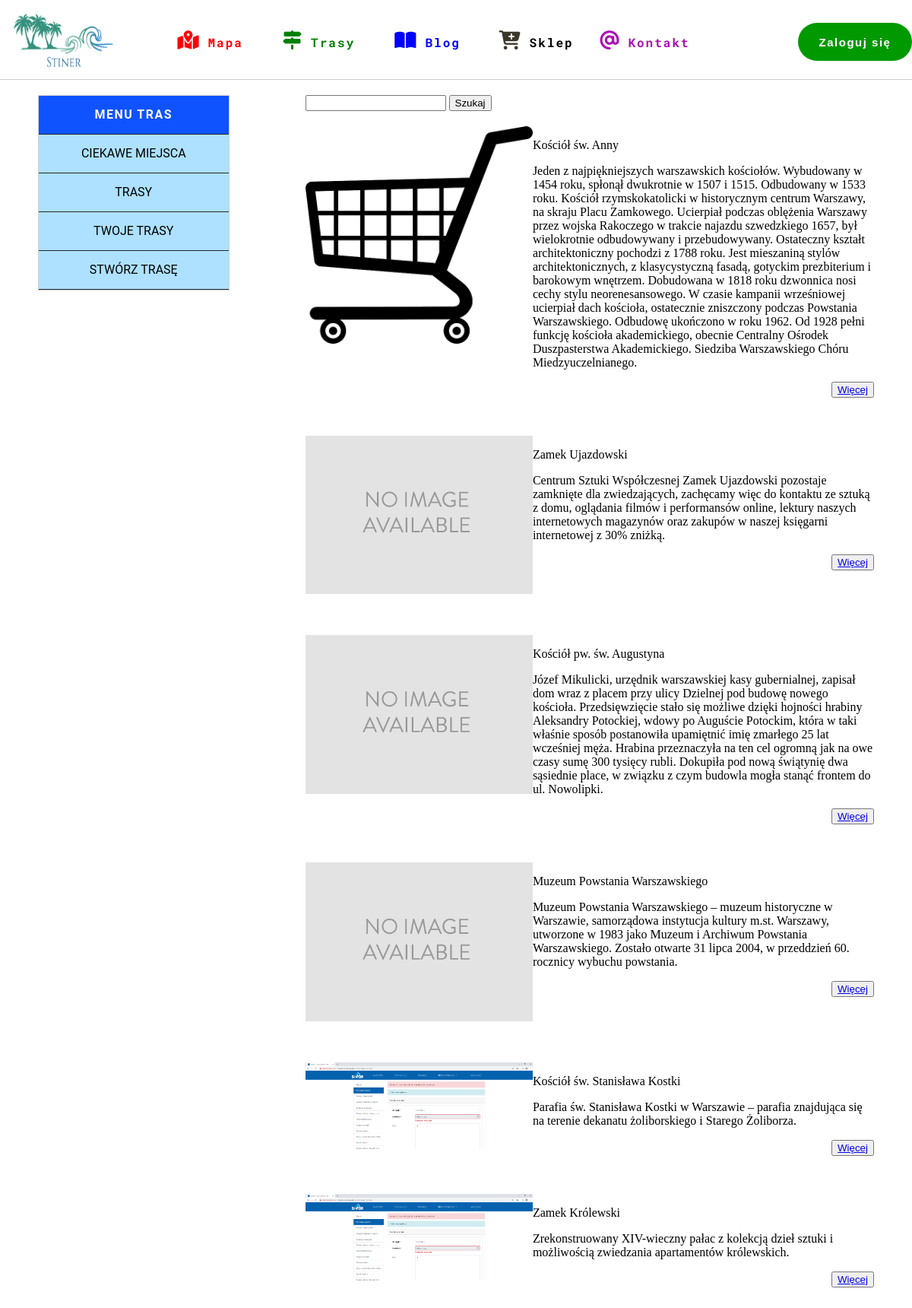
The app's page /trails/points/ with its own data.
### map/models.py (models this page shows, shortened)
class Point(models.Model):
    TYPE_POINT = (
        ('castle', 'Zamek'),
        ('church', 'Kościół')
    )
    name = models.CharField(max_length=30)
    coordinateX = models.DecimalField(max_length=30, decimal_places=5, max_digits=100)
    coordinateY = models.DecimalField(max_length=30, decimal_places=5, max_digits=100)
    image = models.ImageField(upload_to='media/img_point/%Y/%m%d')
    descriptions = models.TextField()
    type = models.CharField(max_length=10, choices=TYPE_POINT)
    trails = models.ManyToManyField(Trail, blank=True)

### trails/views.py (the view)
# urls.py: path('points/', views.PointsListView.as_view(), name='points'),
class PointsListView(ListView):
    template_name = 'points/points.html'
    list = Point.objects.all()
    def get(self, request, *args, **kwargs):
        template_name = 'points/points.html'
        query = request.GET.get('search')
        if query:
            self.list = self.list.filter(name__contains=query)
        return render(request, template_name,
                      {'list': self.list})

### trails/templates/points/points.html
{% extends 'base_trail.html' %}
{% block content %}
    <div class="search_points">
        <form action="" method="GET">
            <input type="text" name="search">
            <button class="search">Szukaj</button>
        </form>
    </div>
    {% for element in list %}
        <div class="point">
            <div class="image_point"><img src="{{element.image.url}}" alt=""></div>
            <div class="point_descriptions">
                <p>{{element.name}}</p>
                <p>{{element.descriptions}}</p>
                 <div class="point_descriptions_more"><button><a href="{% url 'trails:point_detail' element.id %}">Więcej</a></button></div>
            </div>
        </div>
    {% endfor %}
{% endblock %}

### map/static/css/style.css (style rules this page uses)
html, body { width: 100%;height: 100%;margin: 0;padding: 0; }

### map/static/css/style_trail.css (style rules this page uses)
div.point { margin: 20px 0 50px 0; display: flex; }
div.point div.image_point { width:40%; height: 50%; }
div.point div.image_point img { width:100%; height:100%; }
div.point div.point_descriptions { width:60%; height:100%; justify-content: space-between; }
div.point div.point_descriptions div.point_descriptions_more { text-align: right; }

### records on screen
Point: image (picture), name "Kościół św. Anny", descriptions "Jeden z najpiękniejszych warszawskich kościołów. Wybudowany w 1454 roku, spłonął dwukrotnie w 1507 i 1515. Odbudowany w 1533 roku. Kościół rzymskokatolicki w historycznym centrum Warszawy, na skraju Placu Zamkowego. Ucierpiał podczas oblężenia Warszawy przez wojska Rakoczego w trakcie najazdu szwedzkiego 1657, był wielokrotnie odbudowywany i przebudowywany. Ostateczny kształt architektoniczny pochodzi z 1788 roku. Jest mieszaniną stylów architektonicznych, z klasycystyczną fasadą, gotyckim prezbiterium i barokowym wnętrzem. Dobudowana w 1818 roku dzwonnica nosi cechy stylu neorenesansowego. W czasie kampanii wrześniowej ucierpiał dach kościoła, ostatecznie zniszczony podczas Powstania…"
Point: image (placeholder picture), name "Zamek Ujazdowski", descriptions "Centrum Sztuki Współczesnej Zamek Ujazdowski pozostaje zamknięte dla zwiedzających, zachęcamy więc do kontaktu ze sztuką z domu, oglądania filmów i performansów online, lektury naszych internetowych magazynów oraz zakupów w naszej księgarni internetowej z 30% zniżką."
Point: image (placeholder picture), name "Kościół pw. św. Augustyna", descriptions "Józef Mikulicki, urzędnik warszawskiej kasy gubernialnej, zapisał dom wraz z placem przy ulicy Dzielnej pod budowę nowego kościoła. Przedsięwzięcie stało się możliwe dzięki hojności hrabiny Aleksandry Potockiej, wdowy po Auguście Potockim, która w taki właśnie sposób postanowiła upamiętnić imię zmarłego 25 lat wcześniej męża. Hrabina przeznaczyła na ten cel ogromną jak na owe czasy sumę 300 tysięcy rubli. Dokupiła pod nową świątynię dwa sąsiednie place, w związku z czym budowla mogła stanąć frontem do ul. Nowolipki."
Point: image (placeholder picture), name "Muzeum Powstania Warszawskiego", descriptions "Muzeum Powstania Warszawskiego – muzeum historyczne w Warszawie, samorządowa instytucja kultury m.st. Warszawy, utworzone w 1983 jako Muzeum i Archiwum Powstania Warszawskiego. Zostało otwarte 31 lipca 2004, w przeddzień 60. rocznicy wybuchu powstania."
Point: image (picture), name "Kościół św. Stanisława Kostki", descriptions "Parafia św. Stanisława Kostki w Warszawie – parafia znajdująca się na terenie dekanatu żoliborskiego i Starego Żoliborza."
Point: image (picture), name "Zamek Królewski", descriptions "Zrekonstruowany XIV-wieczny pałac z kolekcją dzieł sztuki i możliwością zwiedzania apartamentów królewskich."
